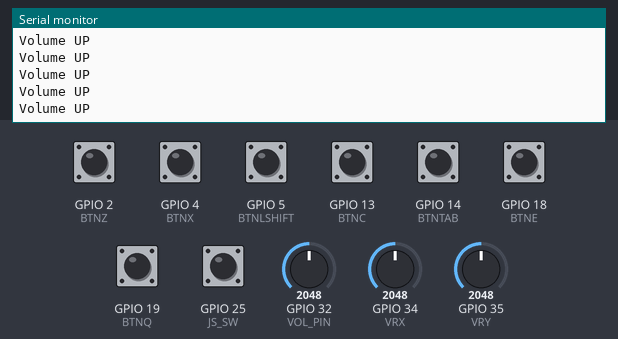
Recording of a sketch running on a simulated ESP32. Parts: the last lines printed to the serial monitor. The inputs (shaded band) are chosen by the test bench; at power-on: GPIO 2 (BTNZ), GPIO 4 (BTNX), GPIO 5 (BTNLSHIFT), GPIO 13 (BTNC), GPIO 14 (BTNTAB), GPIO 18 (BTNE), GPIO 19 (BTNQ), GPIO 25 (JS_SW) HIGH, GPIO 32 (VOL_PIN) = 2048, GPIO 34 (VRX) = 2048, GPIO 35 (VRY) = 2048. USB keyboard and mouse output is not drawn.

Above: at 1.2 s.
1.3 s: GPIO 32 (VOL_PIN) set to 1460
At 2.17 s:
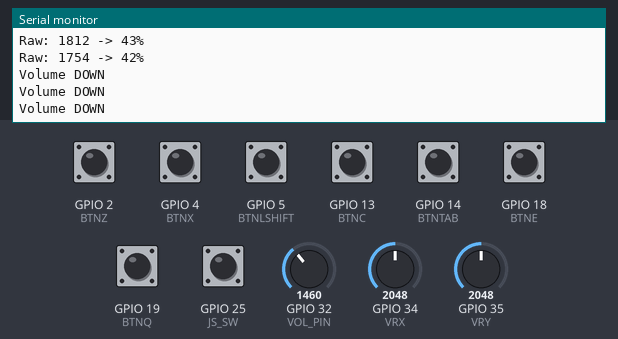
3.7 s: GPIO 34 (VRX) set to 3603
At 3.73 s:
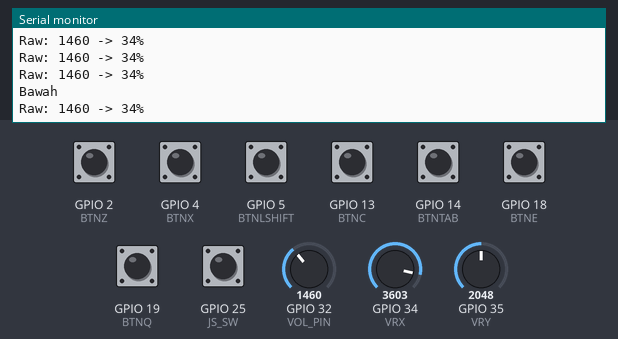
5.2 s: GPIO 35 (VRY) set to 3603
At 5.22 s:
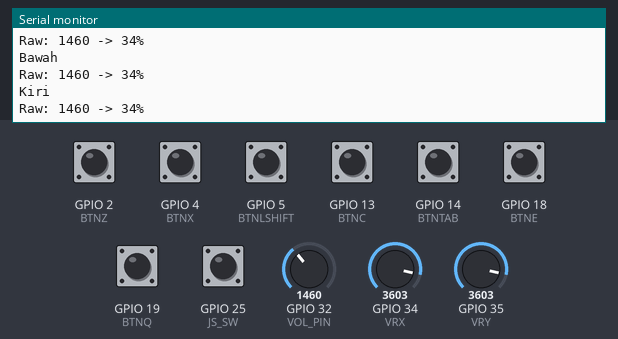
6.7 s: GPIO 25 (JS_SW) pulled LOW for 0.15 s
8.3 s: GPIO 34 (VRX) set to 491
At 8.35 s:
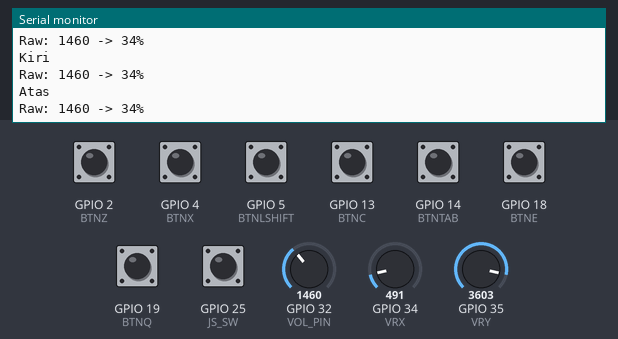
9.8 s: GPIO 35 (VRY) set to 491
At 9.84 s:
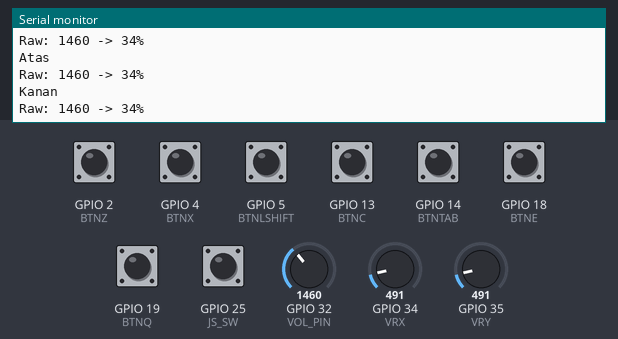
Timing chart, 0 to 12.3 s (numbered marks = the images above; inputs shaded):
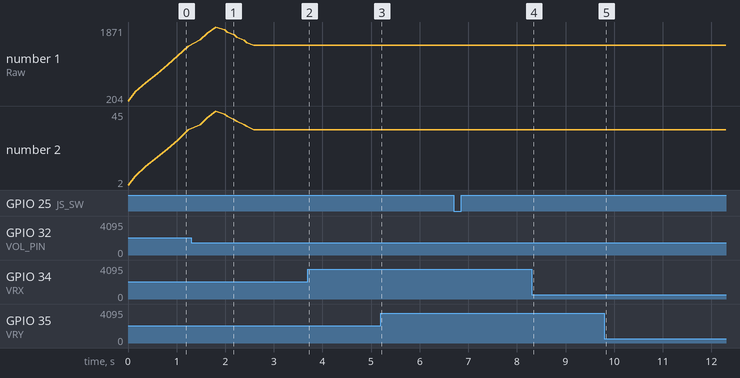

Measured:
- after the input at 1.3 s, the serial monitor: prints a new line after 0.18 s (image 1)
- after the input at 3.7 s, the serial monitor: prints a new line at once (image 2)
- after the input at 5.2 s, the serial monitor: prints a new line at once (image 3)
- after the input at 8.3 s, the serial monitor: prints a new line at once (image 4)
- after the input at 9.8 s, the serial monitor: prints a new line at once (image 5)
- plotted number 1: 1433 → 1460 after the input at 1.3 s

The sketch:

ESP-32-Bluetooth-Gaming-Keyboard.ino
```cpp
//masukkan library
#include <BleKeyboard.h>

//tentukan esp bakal terbaca oleh device
BleKeyboard bleKeyboard("ESP32_ASFTU", "MyKeyboard", 100) ;

//definisikan joystick
#define VRX 34
#define VRY 35
#define JS_SW 25

//definisikan 7 custom tombol
#define BTNQ 19
#define BTNE 18
#define BTNTAB 14
#define BTNC 13
#define BTNLSHIFT 5
#define BTNX 4
#define BTNZ 2

//definisikan potensio untuk volume
#define VOL_PIN 32

//untuk joystick
int thresholdLow = 1500;
int thresholdHigh = 2500;
const int numReadings = 10;
int readings[numReadings];
int readIndex = 0;
int total = 0;
//untuk volume
int lastVolumePercent = -1;

void setup() {
    Serial.begin(115200);

    //input joystick
    pinMode(VRX, INPUT);
    pinMode(VRY, INPUT);
    pinMode(JS_SW, INPUT_PULLUP);

    //input potensio
    pinMode(VOL_PIN, INPUT);

    //input tombol
    pinMode(BTNQ, INPUT_PULLUP);
    pinMode(BTNE, INPUT_PULLUP);
    pinMode(BTNTAB, INPUT_PULLUP);
    pinMode(BTNC, INPUT_PULLUP);
    pinMode(BTNLSHIFT, INPUT_PULLUP);
    pinMode(BTNX, INPUT_PULLUP);
    pinMode(BTNZ, INPUT_PULLUP);

    //untuk mengendalikan volume
    for (int i = 0; i < numReadings; i++) {
        readings[i] = 0;
    }

    bleKeyboard.begin();
}

void loop() {
  if (bleKeyboard.isConnected()) {

  //baca analog joystick
  int xVal = analogRead(VRX);
  int yVal = analogRead(VRY);

  //baca analog potensio
  int volumeVal = analogRead(VOL_PIN); // Baca nilai analog

  //melepaskan semua tombol
  bleKeyboard.release(KEY_UP_ARROW);
  bleKeyboard.release(KEY_DOWN_ARROW);
  bleKeyboard.release(KEY_LEFT_ARROW);
  bleKeyboard.release(KEY_RIGHT_ARROW);

  //hitung jarak simpangan
  int xDeviation = abs (xVal - 2048);
  int yDeviation = abs(yVal - 2048);

  //menentukan mana yang ditekan
  if (xDeviation > thresholdLow || yDeviation > thresholdLow) {
    if (xDeviation > yDeviation) {
      if (xVal < thresholdLow) {
        bleKeyboard.press(KEY_UP_ARROW);
        Serial.println("Atas");
      } else if (xVal > thresholdHigh) {
        bleKeyboard.press(KEY_DOWN_ARROW);
        Serial.println("Bawah");
      }
    } else {
      if (yVal > thresholdHigh) {
        bleKeyboard.press(KEY_LEFT_ARROW);
        Serial.println("Kiri");
        } else if (yVal < thresholdLow) {
          bleKeyboard.press(KEY_RIGHT_ARROW);
          Serial.println("Kanan");
        }
      }
    }

  //baca analog tekan jadi spacebar
  if (digitalRead(JS_SW) == LOW) {
  bleKeyboard.press(' ');
  Serial.println("tekan");
  } else {
    bleKeyboard.release(' ');
    }

  //baca tekan pada masing masing tombol
  if (digitalRead(BTNQ) == LOW) {
    bleKeyboard.press('q');
  } else {
    bleKeyboard.release('q');
  }

  if (digitalRead(BTNE) == LOW) {
    bleKeyboard.press('e');
  } else {
    bleKeyboard.release('e');
  }

  if (digitalRead(BTNTAB) == LOW) {
    bleKeyboard.press(KEY_TAB);
  } else {
    bleKeyboard.release(KEY_TAB);
  }

  if (digitalRead(BTNC) == LOW) {
    bleKeyboard.press('c');
  } else {
    bleKeyboard.release('c');
  }

  if (digitalRead(BTNLSHIFT) == LOW) {
    bleKeyboard.press(KEY_LEFT_SHIFT);
  } else {
    bleKeyboard.release(KEY_LEFT_SHIFT);
  }

  if (digitalRead(BTNX) == LOW) {
    bleKeyboard.press('x');
  } else {
    bleKeyboard.release('x');
  }

  if (digitalRead(BTNZ) == LOW) {
    bleKeyboard.press('z');
  } else {
    bleKeyboard.release('z');
  }

  //untuk mengendalikan volume
  total -= readings[readIndex];
        readings[readIndex] = analogRead(VOL_PIN);
        total += readings[readIndex];
        readIndex = (readIndex + 1) % numReadings;

        int averageVolume = total / numReadings;
        int volumePercent = map(averageVolume, 100, 4000, 0, 100); // Kalibrasi dengan margin
        volumePercent = constrain(volumePercent, 0, 100);

        Serial.print("Raw: ");
        Serial.print(averageVolume);
        Serial.print(" -> ");
        Serial.print(volumePercent);
        Serial.println("%");

  if (abs(volumePercent - lastVolumePercent) >= 3) {
      int steps = abs(volumePercent - lastVolumePercent);

      for(int i= 0; i< steps; i++){
      if (volumePercent > lastVolumePercent) {
        bleKeyboard.write(KEY_MEDIA_VOLUME_UP);
        Serial.println("Volume UP");
      } else {
        bleKeyboard.write(KEY_MEDIA_VOLUME_DOWN);
        Serial.println("Volume DOWN");
      }
      delay(30);
  }
      lastVolumePercent = volumePercent; // Simpan nilai terakhir
    }
  }
  delay(50);
  }
```
